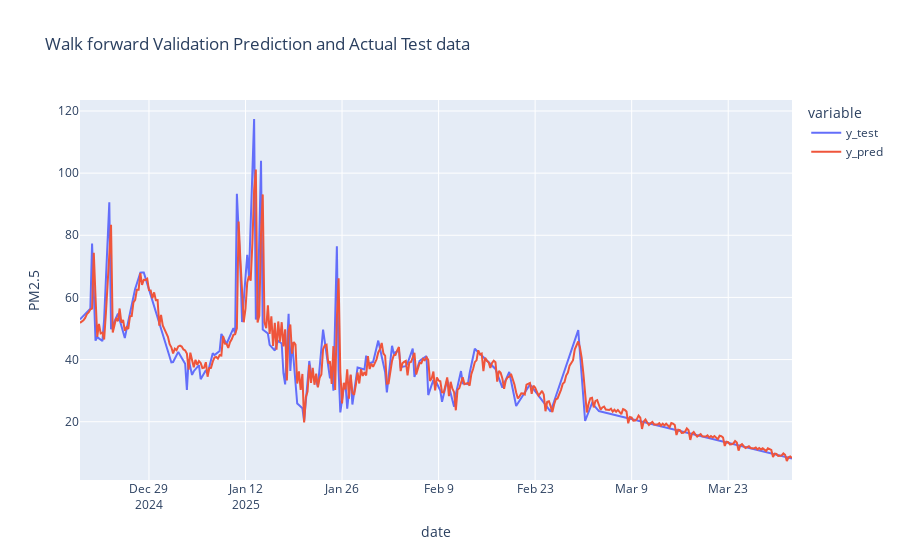

Write notebook code for a chart like this one.
### Code cell
fig = px.line(
    data_frame= df_pred_wfv,
    title = "Walk forward Validation Prediction and Actual Test data",
    labels= {"value" : "PM2.5"}
)

fig.show()

### Figure 1 — Plotly figure (JSON) as saved in the notebook; plotly's stock layout.template omitted (floating-point values rounded to 4 significant figures; data arrays with more than 128 entries replaced by an {"elided": "..."} marker saying what was removed)
{"data": [{"hovertemplate": "variable=y_test<br>date=%{x}<br>PM2.5=%{y}<extra></extra>", "legendgroup": "y_test", "line": {"color": "#636efa", "dash": "solid"}, "marker": {"symbol": "circle"}, "mode": "lines", "name": "y_test", "orientation": "v", "showlegend": true, "type": "scatter", "x": {"elided": "414 str values"}, "xaxis": "x", "y": {"elided": "414 float values"}, "yaxis": "y"}, {"hovertemplate": "variable=y_pred<br>date=%{x}<br>PM2.5=%{y}<extra></extra>", "legendgroup": "y_pred", "line": {"color": "#EF553B", "dash": "solid"}, "marker": {"symbol": "circle"}, "mode": "lines", "name": "y_pred", "orientation": "v", "showlegend": true, "type": "scatter", "x": {"elided": "414 str values"}, "xaxis": "x", "y": {"elided": "414 float values"}, "yaxis": "y"}], "layout": {"legend": {"title": {"text": "variable"}, "tracegroupgap": 0}, "title": {"text": "Walk forward Validation Prediction and Actual Test data"}, "xaxis": {"anchor": "y", "domain": [0, 1], "title": {"text": "date"}}, "yaxis": {"anchor": "x", "domain": [0, 1], "title": {"text": "PM2.5"}}}}
